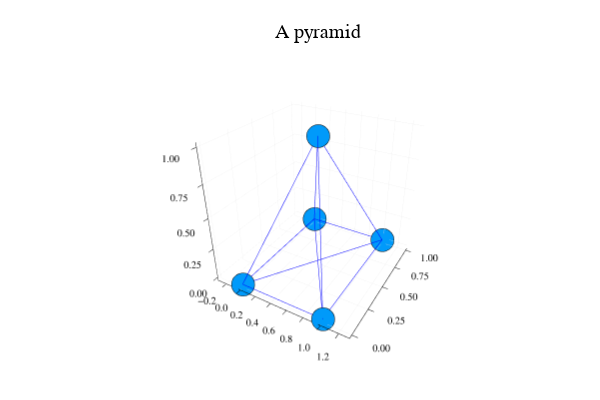

The notebook cell this image was saved under:
### Markdown cell above
**Example:** To understand the concept of a rigid body transformation better, we will code an example. We will build a pyramid first. Then we will rotate and translate it in the 3D Cartesian coordinate frame. If we consider a pyramid as a combination of five points connected with lines, we get the following shape.

![pyramid.png](https://i.postimg.cc/90XS6GqJ/pyramid.png)

### Code cell
using Plots
plotly()

x = [0 0 1 1 0 0.5];
y = [0 1 1 0 1 0.5];
z = [0 0 0 0 0 1];
E = vcat(x, y, z);

# plot points
p = plot(E[1,:], E[2,:], E[3,:], seriestype = :scatter, title = "A pyramid", legend = false, axis_ratio=:equal)

# add lines
for i = 1:size(E,2)
    for j = i+1:size(E,2)
        plot!(p, E[1,[i, j]], E[2,[i, j]], E[3,[i, j]], color="blue", lw = 1)
    end
end
display(p)

### Figure 1 — Plotly figure (JSON) as saved in the notebook; plotly's stock layout.template omitted (floating-point values rounded to 4 significant figures)
{"data": [{"colorbar": {"title": ""}, "legendgroup": "y1", "marker": {"color": "rgba(0, 154, 250, 1.000)", "line": {"color": "rgba(0, 0, 0, 1.000)", "width": 1}, "size": 8, "symbol": "circle"}, "mode": "markers", "name": "y1", "scene": "scene", "showlegend": true, "type": "scatter3d", "x": [0, 0, 1, 1, 0, 0.5], "xaxis": "x", "y": [0, 1, 1, 0, 1, 0.5], "yaxis": "y", "z": [0, 0, 0, 0, 0, 1], "zaxis": "z", "zmax": null, "zmin": null}, {"colorbar": {"title": ""}, "legendgroup": "y2", "line": {"color": "rgba(0, 0, 255, 1.000)", "dash": "solid", "shape": "linear", "width": 1}, "mode": "lines", "name": "y2", "scene": "scene", "showlegend": true, "type": "scatter3d", "x": [0, 0], "xaxis": "x", "y": [0, 1], "yaxis": "y", "z": [0, 0], "zaxis": "z", "zmax": null, "zmin": null}, {"colorbar": {"title": ""}, "legendgroup": "y3", "line": {"color": "rgba(0, 0, 255, 1.000)", "dash": "solid", "shape": "linear", "width": 1}, "mode": "lines", "name": "y3", "scene": "scene", "showlegend": true, "type": "scatter3d", "x": [0, 1], "xaxis": "x", "y": [0, 1], "yaxis": "y", "z": [0, 0], "zaxis": "z", "zmax": null, "zmin": null}, {"colorbar": {"title": ""}, "legendgroup": "y4", "line": {"color": "rgba(0, 0, 255, 1.000)", "dash": "solid", "shape": "linear", "width": 1}, "mode": "lines", "name": "y4", "scene": "scene", "showlegend": true, "type": "scatter3d", "x": [0, 1], "xaxis": "x", "y": [0, 0], "yaxis": "y", "z": [0, 0], "zaxis": "z", "zmax": null, "zmin": null}, {"colorbar": {"title": ""}, "legendgroup": "y5", "line": {"color": "rgba(0, 0, 255, 1.000)", "dash": "solid", "shape": "linear", "width": 1}, "mode": "lines", "name": "y5", "scene": "scene", "showlegend": true, "type": "scatter3d", "x": [0, 0], "xaxis": "x", "y": [0, 1], "yaxis": "y", "z": [0, 0], "zaxis": "z", "zmax": null, "zmin": null}, {"colorbar": {"title": ""}, "legendgroup": "y6", "line": {"color": "rgba(0, 0, 255, 1.000)", "dash": "solid", "shape": "linear", "width": 1}, "mode": "lines", "name": "y6", "scene": "scene", "showlegend": true, "type": "scatter3d", "x": [0, 0.5], "xaxis": "x", "y": [0, 0.5], "yaxis": "y", "z": [0, 1], "zaxis": "z", "zmax": null, "zmin": null}, {"colorbar": {"title": ""}, "legendgroup": "y7", "line": {"color": "rgba(0, 0, 255, 1.000)", "dash": "solid", "shape": "linear", "width": 1}, "mode": "lines", "name": "y7", "scene": "scene", "showlegend": true, "type": "scatter3d", "x": [0, 1], "xaxis": "x", "y": [1, 1], "yaxis": "y", "z": [0, 0], "zaxis": "z", "zmax": null, "zmin": null}, {"colorbar": {"title": ""}, "legendgroup": "y8", "line": {"color": "rgba(0, 0, 255, 1.000)", "dash": "solid", "shape": "linear", "width": 1}, "mode": "lines", "name": "y8", "scene": "scene", "showlegend": true, "type": "scatter3d", "x": [0, 1], "xaxis": "x", "y": [1, 0], "yaxis": "y", "z": [0, 0], "zaxis": "z", "zmax": null, "zmin": null}, {"colorbar": {"title": ""}, "legendgroup": "y9", "line": {"color": "rgba(0, 0, 255, 1.000)", "dash": "solid", "shape": "linear", "width": 1}, "mode": "lines", "name": "y9", "scene": "scene", "showlegend": true, "type": "scatter3d", "x": [0, 0], "xaxis": "x", "y": [1, 1], "yaxis": "y", "z": [0, 0], "zaxis": "z", "zmax": null, "zmin": null}, {"colorbar": {"title": ""}, "legendgroup": "y10", "line": {"color": "rgba(0, 0, 255, 1.000)", "dash": "solid", "shape": "linear", "width": 1}, "mode": "lines", "name": "y10", "scene": "scene", "showlegend": true, "type": "scatter3d", "x": [0, 0.5], "xaxis": "x", "y": [1, 0.5], "yaxis": "y", "z": [0, 1], "zaxis": "z", "zmax": null, "zmin": null}, {"colorbar": {"title": ""}, "legendgroup": "y11", "line": {"color": "rgba(0, 0, 255, 1.000)", "dash": "solid", "shape": "linear", "width": 1}, "mode": "lines", "name": "y11", "scene": "scene", "showlegend": true, "type": "scatter3d", "x": [1, 1], "xaxis": "x", "y": [1, 0], "yaxis": "y", "z": [0, 0], "zaxis": "z", "zmax": null, "zmin": null}, {"colorbar": {"title": ""}, "legendgroup": "y12", "line": {"color": "rgba(0, 0, 255, 1.000)", "dash": "solid", "shape": "linear", "width": 1}, "mode": "lines", "name": "y12", "scene": "scene", "showlegend": true, "type": "scatter3d", "x": [1, 0], "xaxis": "x", "y": [1, 1], "yaxis": "y", "z": [0, 0], "zaxis": "z", "zmax": null, "zmin": null}, {"colorbar": {"title": ""}, "legendgroup": "y13", "line": {"color": "rgba(0, 0, 255, 1.000)", "dash": "solid", "shape": "linear", "width": 1}, "mode": "lines", "name": "y13", "scene": "scene", "showlegend": true, "type": "scatter3d", "x": [1, 0.5], "xaxis": "x", "y": [1, 0.5], "yaxis": "y", "z": [0, 1], "zaxis": "z", "zmax": null, "zmin": null}, {"colorbar": {"title": ""}, "legendgroup": "y14", "line": {"color": "rgba(0, 0, 255, 1.000)", "dash": "solid", "shape": "linear", "width": 1}, "mode": "lines", "name": "y14", "scene": "scene", "showlegend": true, "type": "scatter3d", "x": [1, 0], "xaxis": "x", "y": [0, 1], "yaxis": "y", "z": [0, 0], "zaxis": "z", "zmax": null, "zmin": null}, {"colorbar": {"title": ""}, "legendgroup": "y15", "line": {"color": "rgba(0, 0, 255, 1.000)", "dash": "solid", "shape": "linear", "width": 1}, "mode": "lines", "name": "y15", "scene": "scene", "showlegend": true, "type": "scatter3d", "x": [1, 0.5], "xaxis": "x", "y": [0, 0.5], "yaxis": "y", "z": [0, 1], "zaxis": "z", "zmax": null, "zmin": null}, {"colorbar": {"title": ""}, "legendgroup": "y16", "line": {"color": "rgba(0, 0, 255, 1.000)", "dash": "solid", "shape": "linear", "width": 1}, "mode": "lines", "name": "y16", "scene": "scene", "showlegend": true, "type": "scatter3d", "x": [0, 0.5], "xaxis": "x", "y": [1, 0.5], "yaxis": "y", "z": [0, 1], "zaxis": "z", "zmax": null, "zmin": null}], "layout": {"annotations": [{"font": {"color": "rgba(0, 0, 0, 1.000)", "family": "sans-serif", "size": 20}, "rotation": 0, "showarrow": false, "text": "A pyramid", "x": 0.5296, "xanchor": "center", "xref": "paper", "y": 1, "yanchor": "top", "yref": "paper"}], "height": 400, "margin": {"b": 20, "l": 0, "r": 0, "t": 20}, "paper_bgcolor": "rgba(255, 255, 255, 1.000)", "plot_bgcolor": "rgba(255, 255, 255, 1.000)", "scene": {"camera": {"eye": {"x": 1.126, "y": -1.95, "z": 1.3}}, "domain": {"x": [0.06582, 0.9934], "y": [0.03762, 0.9415]}, "xaxis": {"gridcolor": "rgba(0, 0, 0, 0.100)", "gridwidth": 0.5, "linecolor": "rgba(0, 0, 0, 1.000)", "mirror": false, "range": [-0.3158, 1.316], "showgrid": true, "showline": true, "showticklabels": true, "tickangle": 0, "tickcolor": "rgb(0, 0, 0)", "tickfont": {"color": "rgba(0, 0, 0, 1.000)", "family": "sans-serif", "size": 11}, "tickmode": "array", "ticks": "inside", "ticktext": ["−0.2", "0.0", "0.2", "0.4", "0.6", "0.8", "1.0", "1.2"], "tickvals": [-0.2, 0, 0.2, 0.4, 0.6, 0.8, 1, 1.2], "title": "", "titlefont": {"color": "rgba(0, 0, 0, 1.000)", "family": "sans-serif", "size": 15}, "type": "-", "visible": true, "zeroline": false, "zerolinecolor": "rgba(0, 0, 0, 1.000)"}, "yaxis": {"gridcolor": "rgba(0, 0, 0, 0.100)", "gridwidth": 0.5, "linecolor": "rgba(0, 0, 0, 1.000)", "mirror": false, "range": [-0.03, 1.03], "showgrid": true, "showline": true, "showticklabels": true, "tickangle": 0, "tickcolor": "rgb(0, 0, 0)", "tickfont": {"color": "rgba(0, 0, 0, 1.000)", "family": "sans-serif", "size": 11}, "tickmode": "array", "ticks": "inside", "ticktext": ["0.00", "0.25", "0.50", "0.75", "1.00"], "tickvals": [0, 0.25, 0.5, 0.75, 1], "title": "", "titlefont": {"color": "rgba(0, 0, 0, 1.000)", "family": "sans-serif", "size": 15}, "type": "-", "visible": true, "zeroline": false, "zerolinecolor": "rgba(0, 0, 0, 1.000)"}, "zaxis": {"gridcolor": "rgba(0, 0, 0, 0.100)", "gridwidth": 0.5, "linecolor": "rgba(0, 0, 0, 1.000)", "mirror": false, "range": [-0.03, 1.03], "showgrid": true, "showline": true, "showticklabels": true, "tickangle": 0, "tickcolor": "rgb(0, 0, 0)", "tickfont": {"color": "rgba(0, 0, 0, 1.000)", "family": "sans-serif", "size": 11}, "tickmode": "array", "ticks": "inside", "ticktext": ["0.00", "0.25", "0.50", "0.75", "1.00"], "tickvals": [0, 0.25, 0.5, 0.75, 1], "title": "", "titlefont": {"color": "rgba(0, 0, 0, 1.000)", "family": "sans-serif", "size": 15}, "type": "-", "visible": true, "zeroline": false, "zerolinecolor": "rgba(0, 0, 0, 1.000)"}}, "showlegend": false, "width": 600}}
